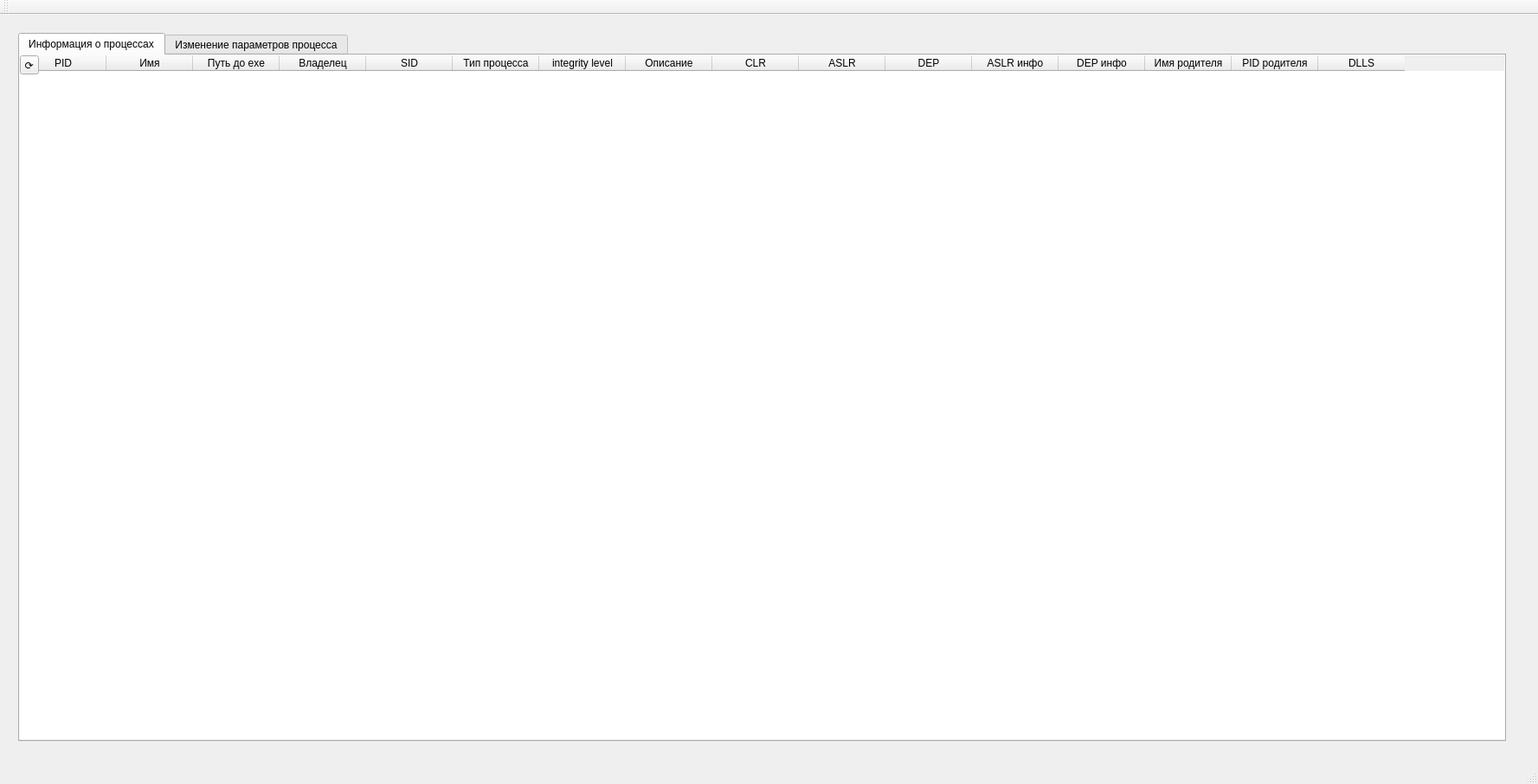
<?xml version="1.0" encoding="UTF-8"?>
<ui version="4.0">
 <class>processenjoyerClass</class>
 <widget class="QMainWindow" name="processenjoyerClass">
  <property name="windowModality">
   <enum>Qt::NonModal</enum>
  </property>
  <property name="geometry">
   <rect>
    <x>0</x>
    <y>0</y>
    <width>1777</width>
    <height>906</height>
   </rect>
  </property>
  <property name="font">
   <font>
    <stylestrategy>PreferAntialias</stylestrategy>
   </font>
  </property>
  <property name="windowTitle">
   <string>Process Hacker MBKS</string>
  </property>
  <property name="tabShape">
   <enum>QTabWidget::Rounded</enum>
  </property>
  <widget class="QWidget" name="centralWidget">
   <widget class="QWidget" name="verticalLayoutWidget">
    <property name="geometry">
     <rect>
      <x>10</x>
      <y>10</y>
      <width>1741</width>
      <height>841</height>
     </rect>
    </property>
    <layout class="QVBoxLayout" name="verticalLayout">
     <item>
      <widget class="QTabWidget" name="tabWidget">
       <property name="currentIndex">
        <number>0</number>
       </property>
       <widget class="QWidget" name="tab">
        <attribute name="title">
         <string>Информация о процессах</string>
        </attribute>
        <widget class="QTableWidget" name="tableWidget">
         <property name="geometry">
          <rect>
           <x>0</x>
           <y>0</y>
           <width>1739</width>
           <height>811</height>
          </rect>
         </property>
         <property name="minimumSize">
          <size>
           <width>1739</width>
           <height>0</height>
          </size>
         </property>
         <property name="frameShape">
          <enum>QFrame::NoFrame</enum>
         </property>
         <column>
          <property name="text">
           <string>PID</string>
          </property>
         </column>
         <column>
          <property name="text">
           <string>Имя</string>
          </property>
         </column>
         <column>
          <property name="text">
           <string>Путь до exe</string>
          </property>
         </column>
         <column>
          <property name="text">
           <string>Владелец</string>
          </property>
         </column>
         <column>
          <property name="text">
           <string>SID</string>
          </property>
         </column>
         <column>
          <property name="text">
           <string>Тип процесса</string>
          </property>
         </column>
         <column>
          <property name="text">
           <string>integrity level</string>
          </property>
         </column>
         <column>
          <property name="text">
           <string>Описание</string>
          </property>
         </column>
         <column>
          <property name="text">
           <string>CLR</string>
          </property>
         </column>
         <column>
          <property name="text">
           <string>ASLR</string>
          </property>
         </column>
         <column>
          <property name="text">
           <string>DEP</string>
          </property>
         </column>
         <column>
          <property name="text">
           <string>ASLR инфо</string>
          </property>
         </column>
         <column>
          <property name="text">
           <string>DEP инфо</string>
          </property>
         </column>
         <column>
          <property name="text">
           <string>Имя родителя</string>
          </property>
         </column>
         <column>
          <property name="text">
           <string>PID родителя</string>
          </property>
         </column>
         <column>
          <property name="text">
           <string>DLLS</string>
          </property>
         </column>
        </widget>
        <widget class="QToolButton" name="toolButton">
         <property name="geometry">
          <rect>
           <x>0</x>
           <y>0</y>
           <width>22</width>
           <height>22</height>
          </rect>
         </property>
         <property name="text">
          <string>⟳</string>
         </property>
        </widget>
       </widget>
       <widget class="QWidget" name="tab_2">
        <attribute name="title">
         <string>Изменение параметров процесса</string>
        </attribute>
        <widget class="QLabel" name="label">
         <property name="geometry">
          <rect>
           <x>20</x>
           <y>10</y>
           <width>571</width>
           <height>61</height>
          </rect>
         </property>
         <property name="font">
          <font>
           <family>Calibri Light</family>
           <pointsize>23</pointsize>
           <stylestrategy>PreferAntialias</stylestrategy>
          </font>
         </property>
         <property name="text">
          <string>Разграничение доступа (Mandatory label)</string>
         </property>
        </widget>
        <widget class="QLineEdit" name="lineEdit">
         <property name="geometry">
          <rect>
           <x>20</x>
           <y>300</y>
           <width>621</width>
           <height>31</height>
          </rect>
         </property>
        </widget>
        <widget class="QLabel" name="label_2">
         <property name="geometry">
          <rect>
           <x>20</x>
           <y>240</y>
           <width>431</width>
           <height>41</height>
          </rect>
         </property>
         <property name="font">
          <font>
           <family>Calibri Light</family>
           <pointsize>23</pointsize>
           <stylestrategy>PreferAntialias</stylestrategy>
          </font>
         </property>
         <property name="text">
          <string>Путь до исполняемого файла</string>
         </property>
        </widget>
        <widget class="QPushButton" name="submButton">
         <property name="geometry">
          <rect>
           <x>20</x>
           <y>350</y>
           <width>121</width>
           <height>31</height>
          </rect>
         </property>
         <property name="text">
          <string>Изменить</string>
         </property>
        </widget>
        <widget class="QWidget" name="layoutWidget">
         <property name="geometry">
          <rect>
           <x>790</x>
           <y>80</y>
           <width>311</width>
           <height>161</height>
          </rect>
         </property>
         <layout class="QVBoxLayout" name="verticalLayout_3">
          <item>
           <widget class="QRadioButton" name="radioButton_12">
            <property name="text">
             <string>Низкий</string>
            </property>
           </widget>
          </item>
          <item>
           <widget class="QRadioButton" name="radioButton_13">
            <property name="text">
             <string>Средний</string>
            </property>
           </widget>
          </item>
          <item>
           <widget class="QRadioButton" name="radioButton_14">
            <property name="text">
             <string>Высокий</string>
            </property>
           </widget>
          </item>
         </layout>
        </widget>
        <widget class="QLabel" name="label_3">
         <property name="geometry">
          <rect>
           <x>790</x>
           <y>10</y>
           <width>571</width>
           <height>61</height>
          </rect>
         </property>
         <property name="font">
          <font>
           <family>Calibri Light</family>
           <pointsize>23</pointsize>
           <stylestrategy>PreferAntialias</stylestrategy>
          </font>
         </property>
         <property name="text">
          <string>Параметр безопасности (Integrity level)</string>
         </property>
        </widget>
        <widget class="QLabel" name="label_4">
         <property name="geometry">
          <rect>
           <x>790</x>
           <y>240</y>
           <width>281</width>
           <height>41</height>
          </rect>
         </property>
         <property name="font">
          <font>
           <family>Calibri Light</family>
           <pointsize>23</pointsize>
           <stylestrategy>PreferAntialias</stylestrategy>
          </font>
         </property>
         <property name="text">
          <string>Номер процесса (PID)</string>
         </property>
        </widget>
        <widget class="QPushButton" name="submButton_2">
         <property name="geometry">
          <rect>
           <x>790</x>
           <y>350</y>
           <width>121</width>
           <height>31</height>
          </rect>
         </property>
         <property name="text">
          <string>Изменить</string>
         </property>
        </widget>
        <widget class="QLineEdit" name="lineEdit_2">
         <property name="geometry">
          <rect>
           <x>790</x>
           <y>300</y>
           <width>621</width>
           <height>31</height>
          </rect>
         </property>
        </widget>
        <widget class="QWidget" name="layoutWidget">
         <property name="geometry">
          <rect>
           <x>20</x>
           <y>80</y>
           <width>311</width>
           <height>161</height>
          </rect>
         </property>
         <layout class="QVBoxLayout" name="verticalLayout_2">
          <item>
           <widget class="QRadioButton" name="radioButton_9">
            <property name="text">
             <string>Низкий</string>
            </property>
           </widget>
          </item>
          <item>
           <widget class="QRadioButton" name="radioButton_10">
            <property name="text">
             <string>Средний</string>
            </property>
           </widget>
          </item>
          <item>
           <widget class="QRadioButton" name="radioButton_8">
            <property name="text">
             <string>Высокий</string>
            </property>
           </widget>
          </item>
         </layout>
        </widget>
        <widget class="QPushButton" name="tstMandatory">
         <property name="geometry">
          <rect>
           <x>170</x>
           <y>350</y>
           <width>151</width>
           <height>31</height>
          </rect>
         </property>
         <property name="text">
          <string>Вывести информацию</string>
         </property>
        </widget>
        <widget class="QPushButton" name="tstIntegrity">
         <property name="geometry">
          <rect>
           <x>940</x>
           <y>350</y>
           <width>151</width>
           <height>31</height>
          </rect>
         </property>
         <property name="text">
          <string>Вывести информацию</string>
         </property>
        </widget>
       </widget>
      </widget>
     </item>
    </layout>
   </widget>
  </widget>
  <widget class="QMenuBar" name="menuBar">
   <property name="geometry">
    <rect>
     <x>0</x>
     <y>0</y>
     <width>1777</width>
     <height>22</height>
    </rect>
   </property>
  </widget>
  <widget class="QToolBar" name="mainToolBar">
   <attribute name="toolBarArea">
    <enum>TopToolBarArea</enum>
   </attribute>
   <attribute name="toolBarBreak">
    <bool>false</bool>
   </attribute>
  </widget>
  <widget class="QStatusBar" name="statusBar"/>
 </widget>
 <layoutdefault spacing="6" margin="11"/>
 <resources>
  <include location="processenjoyer.qrc"/>
 </resources>
 <connections/>
</ui>
